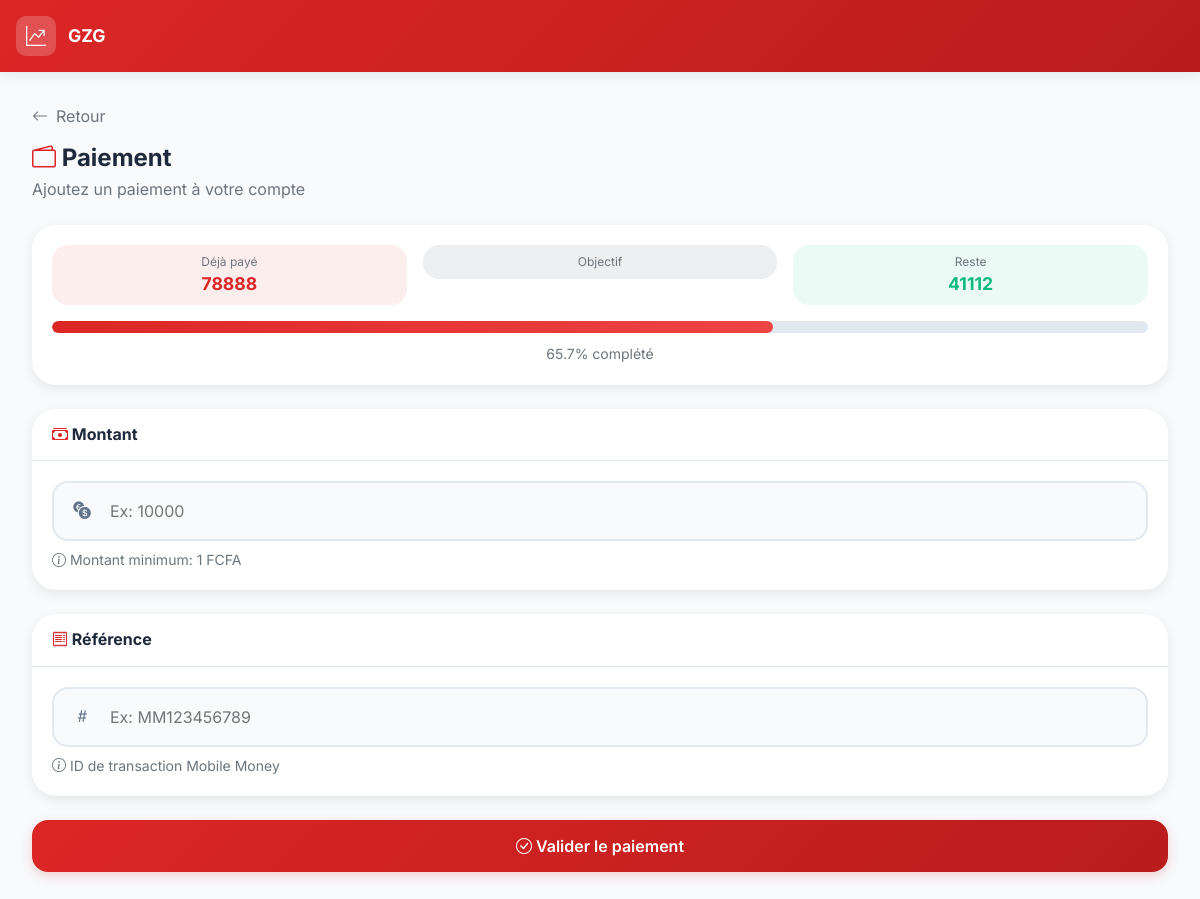
Page /payment/ (signed in) on the committed database.
### parrainage/models.py (models this page shows, shortened)
class Profile(models.Model):
    user = models.OneToOneField(User, on_delete=models.CASCADE, related_name='profile')
    referrer = models.ForeignKey(
        'self',
        on_delete=models.SET_NULL,
        null=True,
        blank=True,
        related_name='referrals'
    )
    referral_code = models.CharField(max_length=50, unique=True, editable=False)
    phone_number = models.CharField(max_length=20, blank=True, null=True, help_text="Numéro de téléphone")
    country = CountryField(blank=True, null=True, help_text="Pays de résidence")
    total_paid = models.DecimalField(max_digits=12, decimal_places=2, default=0.00)
    is_vip = models.BooleanField(default=False)
    reset_token = models.CharField(max_length=64, blank=True, null=True)
    reset_token_expires = models.DateTimeField(blank=True, null=True)
    REFERRAL_LIMIT = 2  # Maximum 2 filleuls directs
    @property
    def remaining_amount(self):
        from decimal import Decimal
        quota = GlobalSettings.get_current_quota()
        return max(Decimal(quota) - Decimal(self.total_paid), Decimal(0))
    @property
    def progress_percent(self):
        from decimal import Decimal
        quota = GlobalSettings.get_current_quota()
        if quota <= 0: return 0
        return min((float(self.total_paid) / float(quota)) * 100, 100)

class GlobalSettings(models.Model):
    required_quota = models.DecimalField(
        max_digits=12,
        decimal_places=2,
        default=100000.00,
        help_text="Le montant total pour devenir VIP et accéder aux marchés."
    )
    updated_at = models.DateTimeField(auto_now=True)
    class Meta:
        verbose_name = "Paramètre Global"
        verbose_name_plural = "Paramètres Globaux"
    @classmethod
    def get_current_quota(cls):
        config, _ = cls.objects.get_or_create(id=1)
        return config.required_quota

### parrainage/views.py (the view, shortened to what this page needs)
# urls.py: path('payment/', views.make_payment_view, name='make_payment'),
@login_required
def make_payment_view(request):
    profile, created = Profile.objects.get_or_create(user=request.user)
    return render(request, 'parrainage/payment.html', {'profile': profile})

### templates/parrainage/payment.html (shortened to what this page needs)
{% extends 'parrainage/base.html' %}
{% block content %}
<div class="slide-up">
    <div class="mb-4">
        <a href="{% url 'dashboard' %}" class="text-decoration-none text-secondary d-inline-flex align-items-center gap-2 mb-3">
            <i class="bi bi-arrow-left"></i>
            <span>Retour</span>
        </a>
        <h2 class="fw-bold mb-1" style="font-size: 1.5rem;">
            <i class="bi bi-wallet2" style="color: var(--primary-color);"></i>
            Paiement
        </h2>
        <p class="text-secondary mb-0">Ajoutez un paiement à votre compte</p>
    </div>
    <div class="card-mobile mb-4">
        <div class="card-mobile-body">
            <div class="row g-3 text-center">
                <div class="col-4">
                    <div class="p-2" style="background: rgba(220, 38, 38, 0.08); border-radius: var(--radius-md);">
                        <small class="text-secondary d-block" style="font-size: 0.75rem;">Déjà payé</small>
                        <strong style="color: var(--primary-color); font-size: 1.1rem;">{{ profile.total_paid|floatformat:0 }}</strong>
                    </div>
                </div>
                <div class="col-4">
                    <div class="p-2" style="background: rgba(30, 41, 59, 0.08); border-radius: var(--radius-md);">
                        <small class="text-secondary d-block" style="font-size: 0.75rem;">Objectif</small>
                    </div>
                </div>
                <div class="col-4">
                    <div class="p-2" style="background: rgba(16, 185, 129, 0.08); border-radius: var(--radius-md);">
                        <small class="text-secondary d-block" style="font-size: 0.75rem;">Reste</small>
                        <strong style="color: var(--success-color); font-size: 1.1rem;">{{ profile.remaining_amount|floatformat:0 }}</strong>
                    </div>
                </div>
            </div>
            <div class="progress-modern mt-3">
                <div class="progress-modern-bar"
                     style="width: {{ profile.progress_percent }}%;
                            background: linear-gradient(90deg, var(--primary-color), var(--primary-light));">
                </div>
            </div>
            <div class="text-center mt-2">
                <small class="text-secondary">{{ profile.progress_percent|floatformat:1 }}% complété</small>
            </div>
        </div>
    </div>
    <form method="post">
        <div class="card-mobile mb-4">
            <div class="card-mobile-header">
                <h6 class="fw-bold mb-0">
                    <i class="bi bi-cash-stack" style="color: var(--primary-color);"></i>
                    Montant
                </h6>
            </div>
            <div class="card-mobile-body">
                <div class="input-group-modern">
                    <div class="input-group-icon">
                        <i class="bi bi-currency-exchange"></i>
                    </div>
                    <input type="number"
                           class="input-group-input"
                           id="amount"
                           name="amount"
                           required
                           min="1"
                           step="0.01"
                           placeholder="Ex: 10000"
                           autofocus>
                </div>
                <small class="text-secondary mt-2 d-block">
                    <i class="bi bi-info-circle"></i> Montant minimum: 1 FCFA
                </small>
            </div>
        </div>
        <div class="card-mobile mb-4">
            <div class="card-mobile-header">
                <h6 class="fw-bold mb-0">
                    <i class="bi bi-receipt" style="color: var(--primary-color);"></i>
                    Référence
                </h6>
            </div>
            <div class="card-mobile-body">
                <div class="input-group-modern">
                    <div class="input-group-icon">
                        <i class="bi bi-hash"></i>
                    </div>
                    <input type="text"
                           class="input-group-input"
                           id="reference"
                           name="reference"
                           required
                           placeholder="Ex: MM123456789"
                           maxlength="100">
                </div>
                <small class="text-secondary mt-2 d-block">
                    <i class="bi bi-info-circle"></i> ID de transaction Mobile Money
                </small>
            </div>
        </div>
        <button type="submit" class="btn btn-primary w-100 mb-3">
            <i class="bi bi-check-circle"></i>
            Valider le paiement
        </button>
    </form>
</div>
{% endblock %}

### templates/parrainage/base.html (style rules this page uses)
:root { --primary-color: #dc2626; --primary-dark: #b91c1c; --primary-light: #ef4444; --secondary-color: #1e293b; --success-color: #10b981; --warning-color: #f59e0b; --danger-color: #ef4444; --bg-color: #f8fafc; --card-bg: #ffffff; --text-primary: #1e293b; --text-secondary: #64748b; --border-color: #e2e8f0; --shadow-sm: 0 1px 3px rgba(0,0,0,0.1); --shadow-md: 0 4px 12px rgba(0,0,0,0.08); --shadow-lg: 0 10px 40px rgba(0,0,0,0.12); --radius-sm: 12px; --radius-md: 16px; --radius-lg: 20px; --radius-xl: 24px; }
* { font-family: 'Inter', -apple-system, BlinkMacSystemFont, sans-serif; -webkit-tap-highlight-color: transparent; }
body { background: var(--bg-color); min-height: 100vh; padding-bottom: 80px; color: var(--text-primary); }
.card-mobile { background: var(--card-bg); border-radius: var(--radius-lg); box-shadow: var(--shadow-md); border: none; overflow: hidden; transition: all 0.3s; }
.card-mobile-header { padding: 1rem 1.25rem; border-bottom: 1px solid var(--border-color); display: flex; align-items: center; justify-content: space-between; }
.card-mobile-body { padding: 1.25rem; }
.progress-modern { height: 12px; border-radius: 6px; background: var(--border-color); overflow: hidden; }
.progress-modern-bar { height: 100%; border-radius: 6px; transition: width 0.5s ease; }
.btn-primary { background: linear-gradient(135deg, var(--primary-color), var(--primary-dark)); border: none; padding: 0.875rem 1.5rem; font-weight: 600; border-radius: var(--radius-md); transition: all 0.3s; box-shadow: 0 4px 12px rgba(220, 38, 38, 0.2); }
.input-group-modern { display: flex; align-items: center; background: var(--bg-color); border: 2px solid var(--border-color); border-radius: var(--radius-md); padding: 0.5rem; transition: all 0.2s; }
.input-group-icon { width: 40px; height: 40px; display: flex; align-items: center; justify-content: center; color: var(--text-secondary); font-size: 1.1rem; }
.input-group-input { flex: 1; border: none; background: transparent; padding: 0.5rem; font-size: 1rem; outline: none; }
@media (min-width: 768px) { body { padding-bottom: 0; } }
@media (min-width: 768px) { .card-mobile { border-radius: var(--radius-xl); } }
.slide-up { animation: slideUp 0.4s ease-out; }

### rows in the picture
Profile: total_paid "78888"
GlobalSettings: remaining_amount "41112", progress_percent "65.7"
